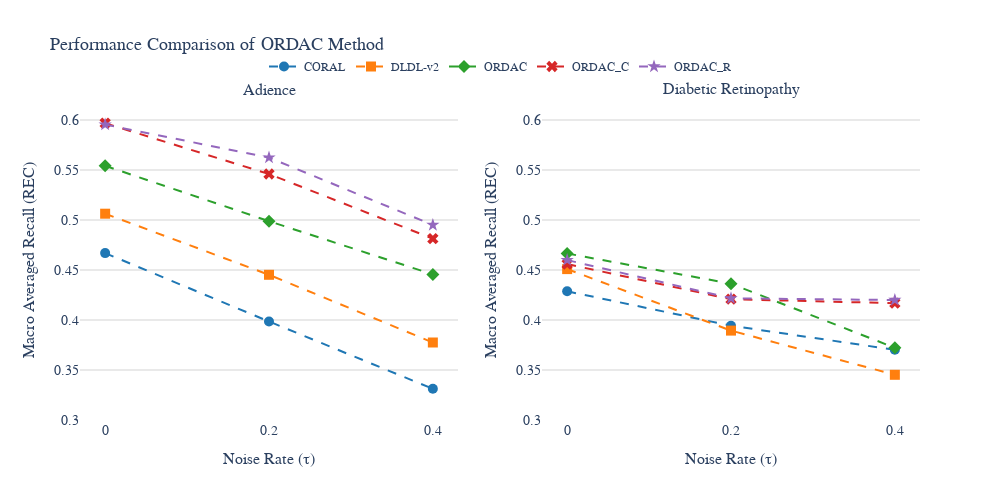

Notebook source saved alongside this figure:
### Code cell
## REC PLOT

import plotly.graph_objects as go
from plotly.subplots import make_subplots

# Tau values
tau = [0.0, 0.2, 0.4]

# Model styling
models = {
    "CORAL": {"color": "#1f77b4", "symbol": "circle"},
    "DLDL-v2": {"color": "#ff7f0e", "symbol": "square"},
    "ORDAC": {"color": "#2ca02c", "symbol": "diamond"},
    "ORDAC_C": {"color": "#d62728", "symbol": "x"},
    "ORDAC_R": {"color": "#9467bd", "symbol": "star"},
}

# Adience REC
adience_rec = {
    "CORAL": [0.4669, 0.3985, 0.3312],
    "DLDL-v2": [0.5063, 0.4452, 0.3775],
    "ORDAC": [0.5542, 0.4988, 0.4456],
    "ORDAC_C": [0.5968, 0.5460, 0.4813],
    "ORDAC_R": [0.5954, 0.5624, 0.4950],
}

# DR REC
dr_rec = {
    "CORAL": [0.4287, 0.3943, 0.3702],
    "DLDL-v2": [0.4509, 0.3894, 0.3452],
    "ORDAC": [0.4665, 0.4363, 0.3722],
    "ORDAC_C": [0.4559, 0.4208, 0.4168],
    "ORDAC_R": [0.4599, 0.4217, 0.4200],
}

# Create subplots
fig = make_subplots(
    rows=1, cols=2,
    subplot_titles=(
        "<span style='font-family:Times New Roman'>Adience</span>",
        "<span style='font-family:Times New Roman'>Diabetic Retinopathy</span>"
    )
)

# Plot Adience
for model in adience_rec:
    fig.add_trace(go.Scatter(
        x=tau,
        y=adience_rec[model],
        mode='lines+markers',
        name=model,
        line=dict(color=models[model]["color"], dash='dash'),
        marker=dict(symbol=models[model]["symbol"], size=10),
    ), row=1, col=1)

# Plot DR
for model in dr_rec:
    fig.add_trace(go.Scatter(
        x=tau,
        y=dr_rec[model],
        mode='lines+markers',
        name=model,
        line=dict(color=models[model]["color"], dash='dash'),
        marker=dict(symbol=models[model]["symbol"], size=10),
        showlegend=False  # Show legend only once
    ), row=1, col=2)

# Layout
fig.update_layout(
    title_text="<span style='font-family:Times New Roman'>Performance Comparison of ORDAC Method</span>",
    title_font=dict(family="Times New Roman", size=18),
    width=1000,
    height=500,
    plot_bgcolor='white',
    legend=dict(
        orientation="h",
        x=0.5,
        xanchor="center",
        y=1.15,
        font=dict(family="Times New Roman", size=12)
    )
)

# Axis style with grid enabled
axis_common = dict(
    title_font=dict(family="Times New Roman", size=16),
    tickfont=dict(family="Times New Roman", size=14),
    tickmode='array',
    tickvals=tau,
    showgrid=False,
    gridcolor='lightgray',
    gridwidth=1,
    zeroline=False,
)

# Update X and Y axes with correct labels and visible ticks/grid
fig.update_xaxes(title_text="Noise Rate (τ)", row=1, col=1, **axis_common)
fig.update_xaxes(title_text="Noise Rate (τ)", row=1, col=2, **axis_common)

fig.update_yaxes(title_text="Macro Averaged Recall (REC)", row=1, col=1,
                 tickfont=dict(family="Times New Roman", size=14),
                 title_font=dict(family="Times New Roman", size=16),
                 showgrid=True, gridcolor='lightgray', gridwidth=1, range=[0.3, 0.62])
fig.update_yaxes(title_text="Macro Averaged Recall (REC)", row=1, col=2,
                 tickfont=dict(family="Times New Roman", size=14),
                 title_font=dict(family="Times New Roman", size=16),
                 showgrid=True, gridcolor='lightgray', gridwidth=1, range=[0.3, 0.62])

fig.show()
fig.write_image("comparison_rec.pdf", format="pdf", engine="kaleido")

### Figure 1 — Plotly figure (JSON) as saved in the notebook; plotly's stock layout.template omitted (floating-point values rounded to 4 significant figures)
{"data": [{"line": {"color": "#1f77b4", "dash": "dash"}, "marker": {"size": 10, "symbol": "circle"}, "mode": "lines+markers", "name": "CORAL", "type": "scatter", "x": [0, 0.2, 0.4], "xaxis": "x", "y": [0.4669, 0.3985, 0.3312], "yaxis": "y"}, {"line": {"color": "#ff7f0e", "dash": "dash"}, "marker": {"size": 10, "symbol": "square"}, "mode": "lines+markers", "name": "DLDL-v2", "type": "scatter", "x": [0, 0.2, 0.4], "xaxis": "x", "y": [0.5063, 0.4452, 0.3775], "yaxis": "y"}, {"line": {"color": "#2ca02c", "dash": "dash"}, "marker": {"size": 10, "symbol": "diamond"}, "mode": "lines+markers", "name": "ORDAC", "type": "scatter", "x": [0, 0.2, 0.4], "xaxis": "x", "y": [0.5542, 0.4988, 0.4456], "yaxis": "y"}, {"line": {"color": "#d62728", "dash": "dash"}, "marker": {"size": 10, "symbol": "x"}, "mode": "lines+markers", "name": "ORDAC_C", "type": "scatter", "x": [0, 0.2, 0.4], "xaxis": "x", "y": [0.5968, 0.546, 0.4813], "yaxis": "y"}, {"line": {"color": "#9467bd", "dash": "dash"}, "marker": {"size": 10, "symbol": "star"}, "mode": "lines+markers", "name": "ORDAC_R", "type": "scatter", "x": [0, 0.2, 0.4], "xaxis": "x", "y": [0.5954, 0.5624, 0.495], "yaxis": "y"}, {"line": {"color": "#1f77b4", "dash": "dash"}, "marker": {"size": 10, "symbol": "circle"}, "mode": "lines+markers", "name": "CORAL", "showlegend": false, "type": "scatter", "x": [0, 0.2, 0.4], "xaxis": "x2", "y": [0.4287, 0.3943, 0.3702], "yaxis": "y2"}, {"line": {"color": "#ff7f0e", "dash": "dash"}, "marker": {"size": 10, "symbol": "square"}, "mode": "lines+markers", "name": "DLDL-v2", "showlegend": false, "type": "scatter", "x": [0, 0.2, 0.4], "xaxis": "x2", "y": [0.4509, 0.3894, 0.3452], "yaxis": "y2"}, {"line": {"color": "#2ca02c", "dash": "dash"}, "marker": {"size": 10, "symbol": "diamond"}, "mode": "lines+markers", "name": "ORDAC", "showlegend": false, "type": "scatter", "x": [0, 0.2, 0.4], "xaxis": "x2", "y": [0.4665, 0.4363, 0.3722], "yaxis": "y2"}, {"line": {"color": "#d62728", "dash": "dash"}, "marker": {"size": 10, "symbol": "x"}, "mode": "lines+markers", "name": "ORDAC_C", "showlegend": false, "type": "scatter", "x": [0, 0.2, 0.4], "xaxis": "x2", "y": [0.4559, 0.4208, 0.4168], "yaxis": "y2"}, {"line": {"color": "#9467bd", "dash": "dash"}, "marker": {"size": 10, "symbol": "star"}, "mode": "lines+markers", "name": "ORDAC_R", "showlegend": false, "type": "scatter", "x": [0, 0.2, 0.4], "xaxis": "x2", "y": [0.4599, 0.4217, 0.42], "yaxis": "y2"}], "layout": {"annotations": [{"font": {"size": 16}, "showarrow": false, "text": "<span style='font-family:Times New Roman'>Adience</span>", "x": 0.225, "xanchor": "center", "xref": "paper", "y": 1, "yanchor": "bottom", "yref": "paper"}, {"font": {"size": 16}, "showarrow": false, "text": "<span style='font-family:Times New Roman'>Diabetic Retinopathy</span>", "x": 0.775, "xanchor": "center", "xref": "paper", "y": 1, "yanchor": "bottom", "yref": "paper"}], "height": 500, "legend": {"font": {"family": "Times New Roman", "size": 12}, "orientation": "h", "x": 0.5, "xanchor": "center", "y": 1.15}, "plot_bgcolor": "white", "title": {"font": {"family": "Times New Roman", "size": 18}, "text": "<span style='font-family:Times New Roman'>Performance Comparison of ORDAC Method</span>"}, "width": 1000, "xaxis": {"anchor": "y", "domain": [0, 0.45], "gridcolor": "lightgray", "gridwidth": 1, "showgrid": false, "tickfont": {"family": "Times New Roman", "size": 14}, "tickmode": "array", "tickvals": [0, 0.2, 0.4], "title": {"font": {"family": "Times New Roman", "size": 16}, "text": "Noise Rate (τ)"}, "zeroline": false}, "xaxis2": {"anchor": "y2", "domain": [0.55, 1], "gridcolor": "lightgray", "gridwidth": 1, "showgrid": false, "tickfont": {"family": "Times New Roman", "size": 14}, "tickmode": "array", "tickvals": [0, 0.2, 0.4], "title": {"font": {"family": "Times New Roman", "size": 16}, "text": "Noise Rate (τ)"}, "zeroline": false}, "yaxis": {"anchor": "x", "domain": [0, 1], "gridcolor": "lightgray", "gridwidth": 1, "range": [0.3, 0.62], "showgrid": true, "tickfont": {"family": "Times New Roman", "size": 14}, "title": {"font": {"family": "Times New Roman", "size": 16}, "text": "Macro Averaged Recall (REC)"}}, "yaxis2": {"anchor": "x2", "domain": [0, 1], "gridcolor": "lightgray", "gridwidth": 1, "range": [0.3, 0.62], "showgrid": true, "tickfont": {"family": "Times New Roman", "size": 14}, "title": {"font": {"family": "Times New Roman", "size": 16}, "text": "Macro Averaged Recall (REC)"}}}}
